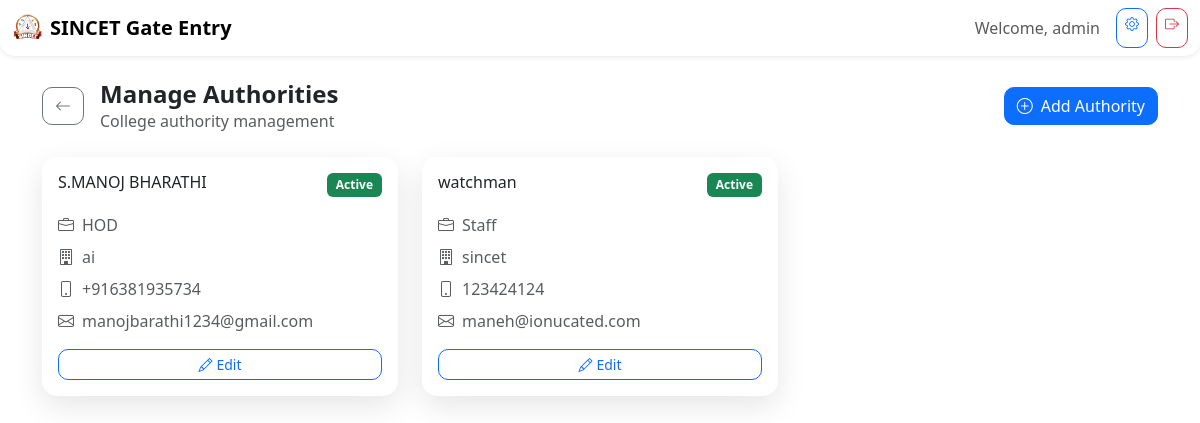
The app's page /authority/list (signed in), older data.
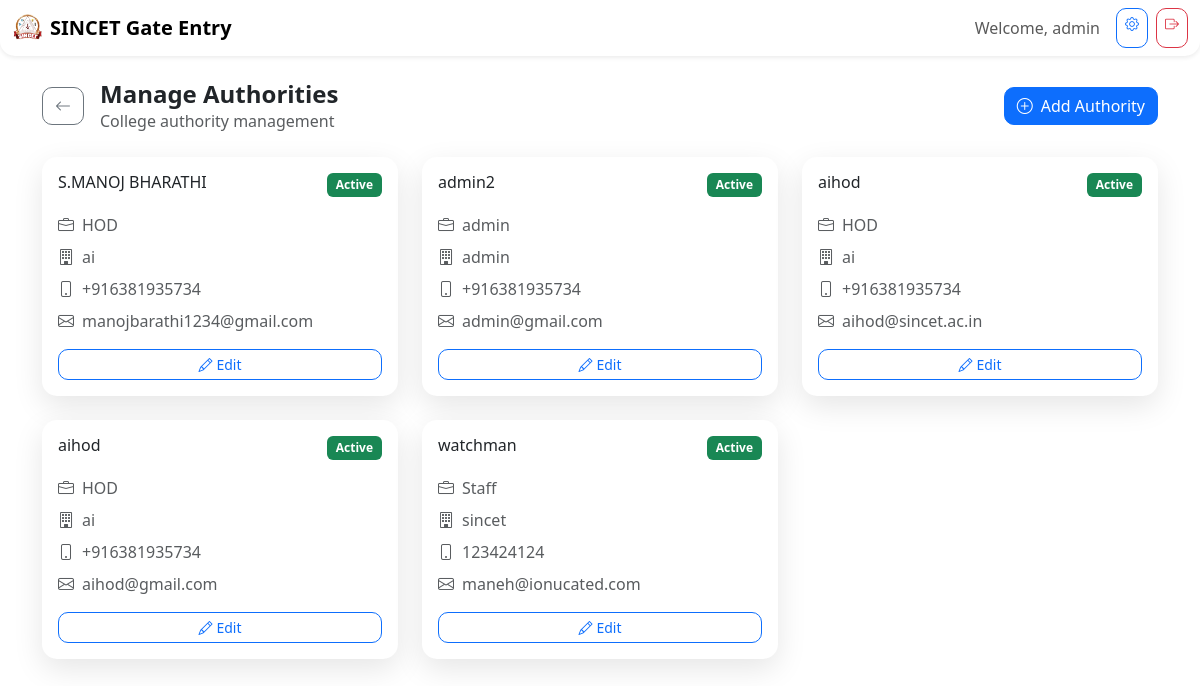
The same page, newer data.
### models.py (models this page shows, shortened)
class User(db.Model):
    __tablename__ = 'users'
    id = db.Column(db.String(36), primary_key=True, default=lambda: str(uuid.uuid4()))
    username = db.Column(db.String(80), unique=True, nullable=False)
    password = db.Column(db.String(120), nullable=False)
    role = db.Column(db.String(20), nullable=False, default='user')  # admin, authority, user
    is_active = db.Column(db.Boolean, default=True)
    created_at = db.Column(db.DateTime, default=datetime.utcnow)
    updated_at = db.Column(db.DateTime, default=datetime.utcnow, onupdate=datetime.utcnow)

class Authority(db.Model):
    __tablename__ = 'authorities'
    id = db.Column(db.String(36), primary_key=True, default=lambda: str(uuid.uuid4()))
    name = db.Column(db.String(100), nullable=False)
    designation = db.Column(db.String(50), nullable=False)  # staff, faculty staff, hod, principal, admin
    department = db.Column(db.String(100))
    phone = db.Column(db.String(20))
    email = db.Column(db.String(120))
    is_active = db.Column(db.Boolean, default=True)
    created_at = db.Column(db.DateTime, default=datetime.utcnow)
    updated_at = db.Column(db.DateTime, default=datetime.utcnow, onupdate=datetime.utcnow)
    visitors = db.relationship('Visitor', backref='authority', lazy=True)
    notifications = db.relationship('Notification', backref='authority', lazy=True)

### routes/authority.py (the view)
    def decorated_function(*args, **kwargs):
        if 'user_id' not in session:
            return redirect(url_for('auth.login'))
        return f(*args, **kwargs)

### routes/authority.py (called while the page is built)
def login_required(f):
    def decorated_function(*args, **kwargs):
        if 'user_id' not in session:
            return redirect(url_for('auth.login'))
        return f(*args, **kwargs)
    decorated_function.__name__ = f.__name__
    return decorated_function

@authority_bp.route('/list')
@login_required
def list():
    authorities = Authority.query.order_by(Authority.name).all()
    return render_template('authority/list.html', authorities=authorities)

### templates/authority/list.html (shortened to what this page needs)
{% extends "base.html" %}
{% block content %}
<div class="container py-4">
    <div class="d-flex align-items-center justify-content-between mb-4">
        <div class="d-flex align-items-center">
            <a href="{{ url_for('index') }}" class="btn btn-outline-secondary me-3">
                <i class="bi bi-arrow-left"></i>
            </a>
            <div>
                <h1 class="h4 fw-bold mb-0">Manage Authorities</h1>
                <p class="text-muted mb-0">College authority management</p>
            </div>
        </div>
        {% if current_user.role == 'admin' %}
        <a href="{{ url_for('authority.add') }}" class="btn btn-primary">
            <i class="bi bi-plus-circle me-2"></i>Add Authority
        </a>
        {% endif %}
    </div>
    {% if authorities %}
    <div class="row">
        {% for authority in authorities %}
        <div class="col-md-6 col-lg-4 mb-4">
            <div class="card h-100">
                <div class="card-body">
                    <div class="d-flex justify-content-between align-items-start mb-3">
                        <h6 class="card-title mb-0">{{ authority.name }}</h6>
                        <span class="badge bg-{{ 'success' if authority.is_active else 'secondary' }}">
                            {{ 'Active' if authority.is_active else 'Inactive' }}
                        </span>
                    </div>
                    <p class="text-muted mb-2">
                        <i class="bi bi-briefcase me-2"></i>{{ authority.designation }}
                    </p>
                    {% if authority.department %}
                    <p class="text-muted mb-2">
                        <i class="bi bi-building me-2"></i>{{ authority.department }}
                    </p>
                    {% endif %}
                    {% if authority.phone %}
                    <p class="text-muted mb-2">
                        <i class="bi bi-phone me-2"></i>{{ authority.phone }}
                    </p>
                    {% endif %}
                    {% if authority.email %}
                    <p class="text-muted mb-3">
                        <i class="bi bi-envelope me-2"></i>{{ authority.email }}
                    </p>
                    {% endif %}
                    {% if current_user.role == 'admin' %}
                    <div class="d-flex gap-2">
                        <a href="{{ url_for('authority.edit', authority_id=authority.id) }}"
                           class="btn btn-outline-primary btn-sm flex-fill">
                            <i class="bi bi-pencil me-1"></i>Edit
                        </a>
                    </div>
                    {% endif %}
                </div>
            </div>
        </div>
        {% endfor %}
    </div>
    {% endif %}
</div>
{% endblock %}

### templates/base.html (shortened to what this page needs)
<!DOCTYPE html>
<html lang="en">
<head>
    <link href="https://cdn.jsdelivr.net/npm/bootstrap@5.3.2/dist/css/bootstrap.min.css" rel="stylesheet">
    <link href="https://cdn.jsdelivr.net/npm/bootstrap-icons@1.11.2/font/bootstrap-icons.css" rel="stylesheet">
    <link href="{{ url_for('static', filename='css/style.css') }}" rel="stylesheet">
</head>
<body class="bg-gradient">
    {% if current_user %}
    <nav class="navbar navbar-expand-lg navbar-light bg-white shadow-sm">
        <div class="container-fluid">
            <a class="navbar-brand d-flex align-items-center" href="{{ url_for('index') }}">
                <img src="{{ url_for('static', filename='sincet1.png') }}" alt="SINCET Logo" height="30" class="me-2">
                <span class="fw-bold">SINCET Gate Entry</span>
            </a>
            <div class="navbar-nav ms-auto d-flex flex-row">
                <span class="navbar-text me-3">Welcome, {{ current_user.username }}</span>
                {% if current_user.role == 'admin' %}
                <a href="{{ url_for('authority.list') }}" class="btn btn-outline-primary btn-sm me-2">
                    <i class="bi bi-gear"></i>
                </a>
                {% endif %}
                <a href="{{ url_for('auth.logout') }}" class="btn btn-outline-danger btn-sm">
                    <i class="bi bi-box-arrow-right"></i>
                </a>
            </div>
        </div>
    </nav>
    {% endif %}
    <main class="container-fluid">
        {% block content %}{% endblock %}
    </main>
</body>
</html>

### static/css/style.css (style rules this page uses)
.bg-gradient { background: linear-gradient(135deg, #667eea 0%, #764ba2 100%); min-height: 100vh; }
.card { border: none; border-radius: 15px; box-shadow: 0 10px 30px rgba(0, 0, 0, 0.1); }
.btn { border-radius: 10px; transition: all 0.3s ease; }
.navbar { border-radius: 0 0 15px 15px; }
.badge { font-size: 0.75em; padding: 0.5em 0.75em; }

Row changes from the older to the newer data that the page shows:
added Authority: name "admin2", is_active "Active", designation "admin", department "admin", phone "+916381935734", email "admin@gmail.com"
added Authority: name "aihod", is_active "Active", designation "HOD", department "ai", phone "+916381935734", email "aihod@sincet.ac.in"
added Authority: name "aihod", is_active "Active", designation "HOD", department "ai", phone "+916381935734", email "aihod@gmail.com"
